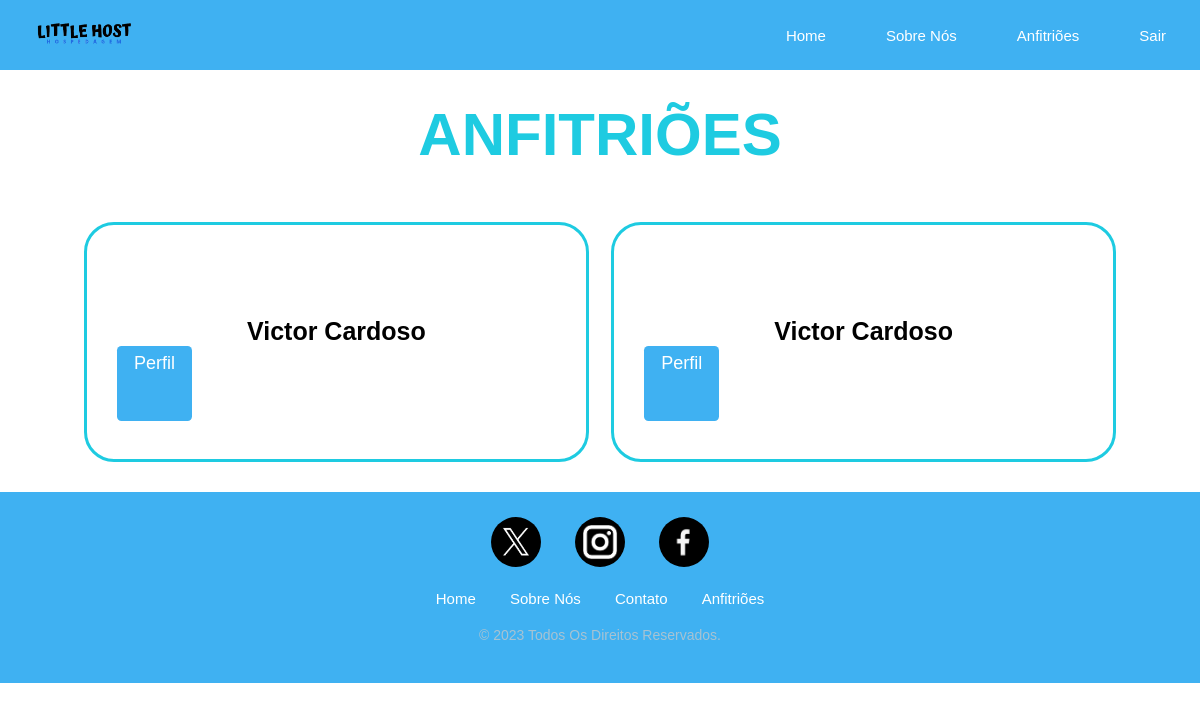
Page /View/anfitriao.php (signed in) on the earlier database version.
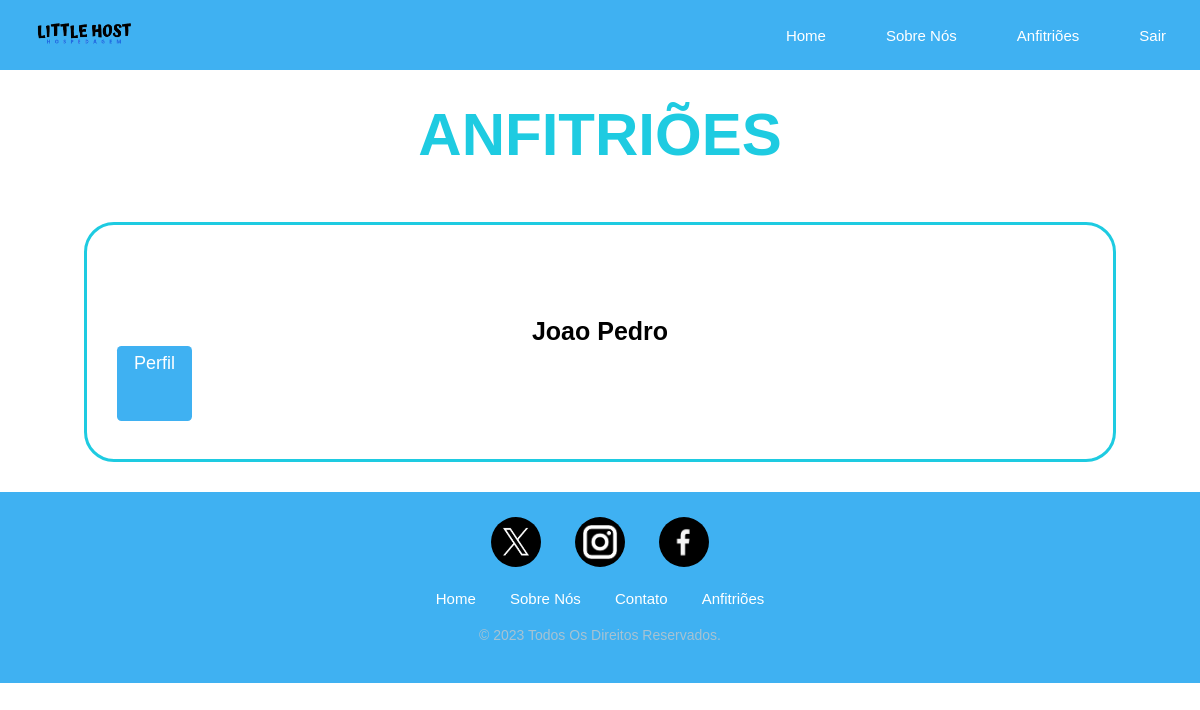
Same page on the later database version.
### tables this page shows
CREATE TABLE `anfitriao` (
  `cod` int(10) UNSIGNED NOT NULL,
  `nome` varchar(255) NOT NULL,
  `telefone` bigint(13) UNSIGNED NOT NULL,
  `endereco` varchar(255) NOT NULL,
  `cidade` varchar(100) NOT NULL,
  `bairro` varchar(100) NOT NULL,
  `num_casa` varchar(20) NOT NULL,
  `complemento` varchar(50) NOT NULL,
  `cep` bigint(8) UNSIGNED NOT NULL,
  `cpf` bigint(11) UNSIGNED NOT NULL,
  `genero` enum('Feminino','Masculino','Outro') NOT NULL,
  `dt_nasc` date NOT NULL,
  `email` varchar(100) NOT NULL,
  `senha` varchar(8) NOT NULL,
  `imagem_perfil` varchar(50) NOT NULL,
  `imagem_local` varchar(50) NOT NULL,
  `valor_hora` double NOT NULL,
  `preferencias` text NOT NULL,
  `img` varchar(100) NOT NULL
);

### Controllers/AnfitriaoController.php (called while the page is built, shortened)
<?php
require_once("../Models/Anfitriao.php");
class AnfitriaoController{
    private $anfitriao;
    public function __construct()
    {
        $this->anfitriao = new Anfitriao();
    }
    public function listar()
    {
        $result = $this->anfitriao->listar();
        if($result > 0){
            return $result;
        }else{
            echo "<script>alert('Erro ao buscar os anfitrioes');</script>";
            return null;
        }
    }
}
?>

### Models/Conexao.php (called while the page is built, shortened)
<?php
class Conexao{
    private function conexao(){
        $this->mysqli = new mysqli(BD_SERVIDOR, BD_USUARIO , BD_SENHA, BD_BANCO);
    }
}

### Models/Anfitriao.php (called while the page is built, shortened)
<?php
require_once("Conexao.php");
class Anfitriao extends Conexao {
	public function listar(){
		try {
            $stmt = $this->mysqli->query("SELECT * FROM anfitriao");
            $total = mysqli_num_rows($stmt);
            if($total > 0){
				$lista = $stmt->fetch_all(MYSQLI_ASSOC);
				$anfitrioes = array();
				$i = 0;
				foreach ($lista as $l) {
					$anfitrioes[$i]['cod'] = $l['cod'];
					$anfitrioes[$i]['nome'] = $l['nome'];
					$anfitrioes[$i]['email'] = $l['email'];
					$anfitrioes[$i]['senha'] = $l['senha'];
					$anfitrioes[$i]['imagem'] = $l['imagem_perfil'];
					$i++;
				}
                return $anfitrioes;
            }else{
                return 0;
            }
        } catch (Exception $e) {
            echo "<script>alert('Ocorreu um erro ao tentar buscar os anfitrioes: " . $e . "')</script>";
            return 0;
        }
	}
}
?>

### View/anfitriao.php (the view, shortened to what this page needs)
<!DOCTYPE html>
<html lang="en">
<head>
    <link rel="stylesheet" href="css/anfitriao.css">
    <link rel="stylesheet" href="css/navFooter.css">
</head>
<body>
    <?php
        include('layouts/menu.php');
    ?>
        <?php
            include('../Controllers/AnfitriaoController.php');
            ?>
    <section class="products" id="products">
        <h3 class="heading">  <span>Anfitriões</span> </h3>
        <div class="box-container">
            <?php
                $AnfitriaoController = new AnfitriaoController();
                $anfitrioes = $AnfitriaoController->listar();
                foreach($anfitrioes as $anfitriao){
                ?>
                <div class="box">
                    <div class="image">
                    </div>
                    <div class="content">
                        <h3><?php echo $anfitriao['nome'] ?></h3>
                    </div>
                    <div class="btn">
                        <?php echo "<a href='perfil.php?id=" . $anfitriao['cod'] . "' class='btn-editar'>Perfil</a>"; ?>
                    </div>
                </div>
                <?php
                }
            ?>
        </div>
    </section>
    <div class="footer">
        <div class="footer-images">
        <a href="#"><img src="img/x.jpg"></a>
        <a href="#"><img src="img/instagram.png"></a>
        <a href="#"><img src="img/facebook.jpg"></a>
        </div>
        <div class="footer-links">
            <a href="home.php">Home</a>
            <a href="sobre.php">Sobre Nós</a>
            <a href="contato.php">Contato</a>
            <a href="anfitriao.php">Anfitriões</a>
        </div>
        <div class="copyright">
        © 2023 Todos os direitos reservados.
        </div>
    </div>
</body>
</html>

Differences in the rows shown:
removed anfitriao: nome "Victor Cardoso"
removed anfitriao: nome "Victor Cardoso"
added anfitriao: nome "Joao Pedro"
